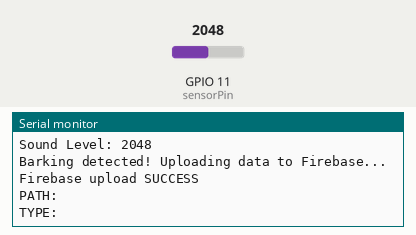
This program was run on a simulated Seeed XIAO ESP32-S3. Parts: the last lines printed to the serial monitor. The test bench sets the inputs (shaded band); at power-on: GPIO 11 (sensorPin) = 2048. WiFi joins after 1.5 s; servers stay silent unless stated.

Above: at 3.2 s.
3.3 s: GPIO 11 (sensorPin) set to 2866
At 3.39 s:
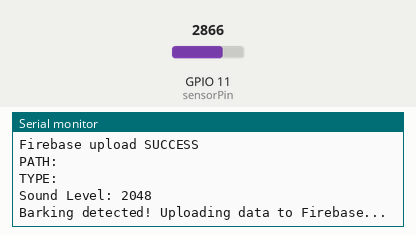
4.8 s: GPIO 11 (sensorPin) set to 3603
At 4.9 s:
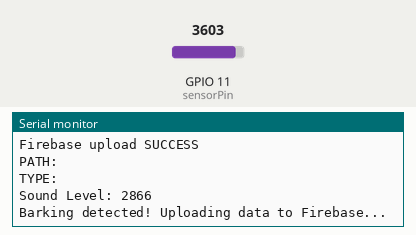
Timing chart, 0 to 7.8 s (numbered marks = the images above; inputs shaded):
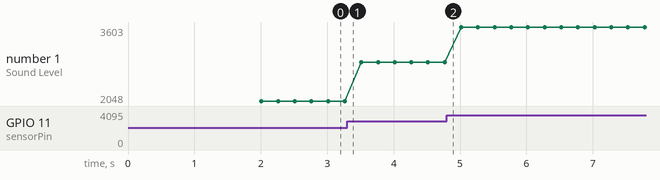

Measured:
- plotted number 1: 2048 → 2866 after the input at 3.3 s, 2866 → 3603 after the input at 4.8 s

The program:

main.cpp
```cpp
#include <Arduino.h>
#include <WiFi.h>
#include <Firebase_ESP_Client.h>

#include "addons/TokenHelper.h"
#include "addons/RTDBHelper.h"

const char* ssid = "UW MPSK";
const char* password = "$yUAs?3tCd"; // Replace with your network password
#define DATABASE_URL "https://pawsitude-2bab7-default-rtdb.firebaseio.com/" // Replace with your database URL
#define API_KEY "AIzaSyCc5UcrsiyYfwE2gnfK_yHRYg1dtl7cFf8" // Replace with your API key
#define MAX_WIFI_RETRIES 5 // Maximum number of WiFi connection retries

// Define Firebase Data object
FirebaseData fbdo;

FirebaseAuth auth;
FirebaseConfig config;

unsigned long lastMeasurementTime = 0;
int count = 0;
bool signupOK = false;

// Sound Sensor Pin
const int sensorPin = A10;
const int soundThreshold = 150; // Sound threshold

// Function prototypes
void connectToWiFi();
void initFirebase();
void sendDataToFirebase(int count);

void setup() {
  Serial.begin(115200);
  pinMode(sensorPin, INPUT);

  connectToWiFi();
  initFirebase();
}

void loop() {
  // Read sound level
  int soundLevel = analogRead(sensorPin);
  Serial.print("Sound Level: ");
  Serial.println(soundLevel);

  // Debouncing mechanism
  if (soundLevel > soundThreshold && millis() - lastMeasurementTime > 200) {
    count++;
    lastMeasurementTime = millis();
    Serial.println("Barking detected! Uploading data to Firebase...");
    sendDataToFirebase(count); // Send data to Firebase when barking is detected
  }

  delay(100); // Delay to stabilize readings
}

void connectToWiFi()
{
  Serial.println(WiFi.macAddress());
  WiFi.begin(ssid, password);
  Serial.println("Connecting to WiFi");
  int wifiCnt = 0;
  while (WiFi.status() != WL_CONNECTED) {
    delay(1000);
    Serial.print(".");
    wifiCnt++;
    if (wifiCnt > MAX_WIFI_RETRIES){
      Serial.println("WiFi connection failed");
      ESP.restart();
    }
  }
  Serial.println("Connected to WiFi");
  Serial.print("IP Address: ");
  Serial.println(WiFi.localIP());
}

void initFirebase()
{
  config.api_key = API_KEY;
  config.database_url = DATABASE_URL;

  if (Firebase.signUp(&config, &auth, "", "")){
    Serial.println("Firebase signup OK");
    signupOK = true;
  }
  else{
    Serial.printf("Firebase signup failed: %s\n", config.signer.signupError.message.c_str());
  }

  config.token_status_callback = tokenStatusCallback; // See addons/TokenHelper.h
  Firebase.begin(&config, &auth);
  Firebase.reconnectNetwork(true);
}

void sendDataToFirebase(int countValue) {
  if (Firebase.ready() && signupOK) {
    if (Firebase.RTDB.setInt(&fbdo, "Barking/count", countValue)){
      Serial.println("Firebase upload SUCCESS");
      Serial.print("PATH: ");
      Serial.println(fbdo.dataPath());
      Serial.print("TYPE: ");
      Serial.println(fbdo.dataType());
    } else {
      Serial.println("Firebase upload FAILED");
      Serial.print("REASON: ");
      Serial.println(fbdo.errorReason());
    }
  }
}
```
